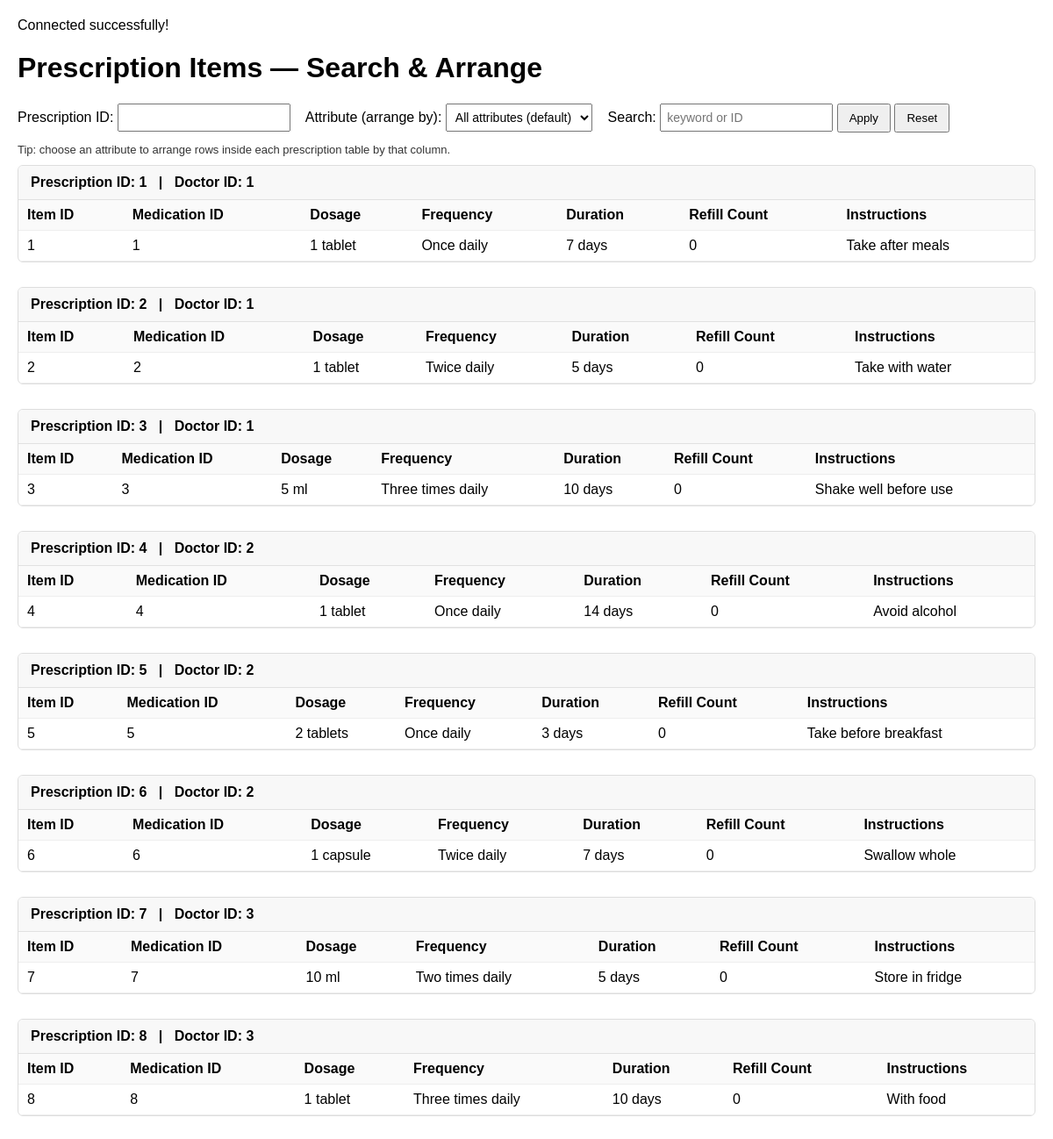
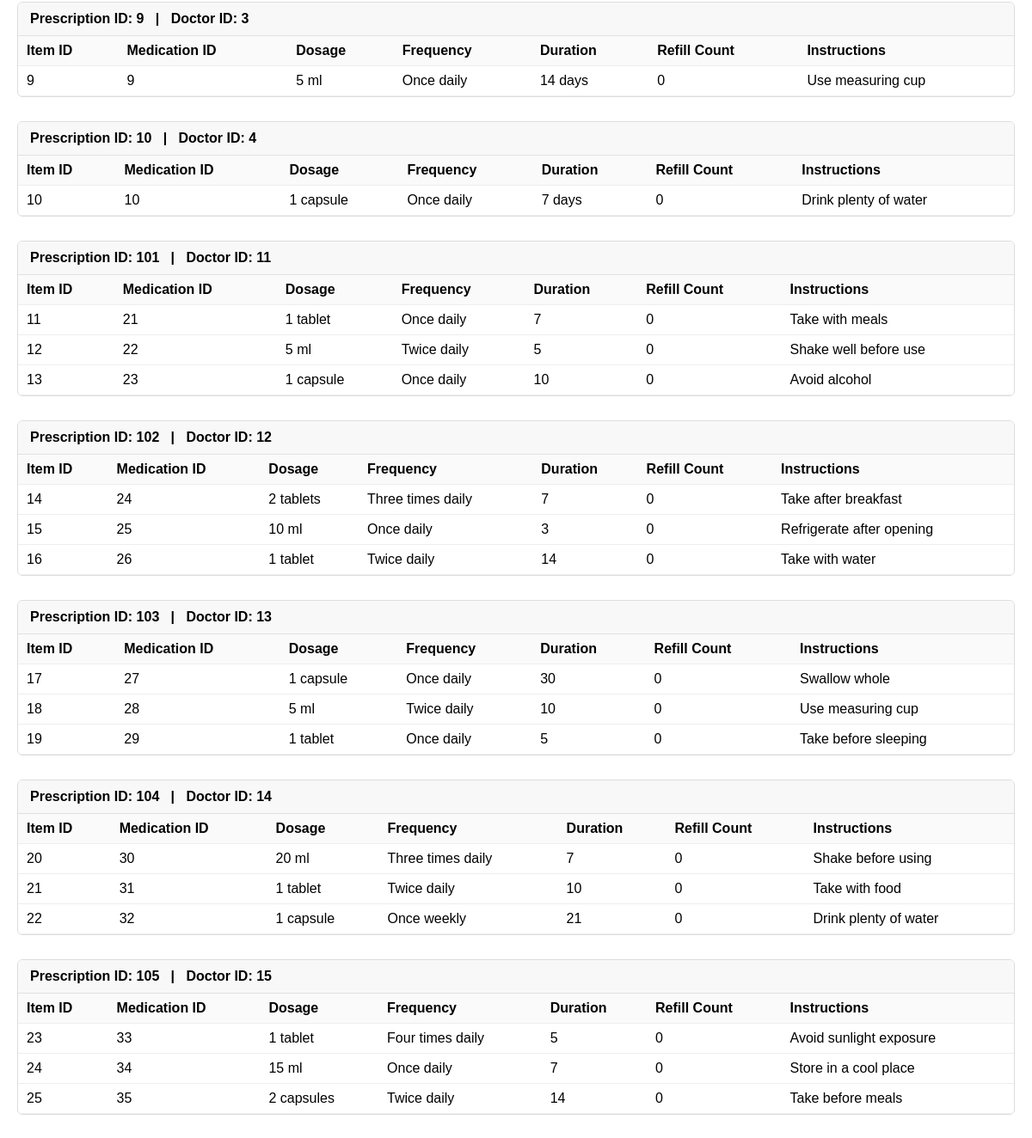
Screenshot of /patient/temp.php with the database file from the repository (2 pictures, top to bottom).
### tables this page shows
CREATE TABLE `prescriptionitem` (
  `doctorID` int(11) NOT NULL,
  `prescriptionItemID` int(11) NOT NULL,
  `prescriptionID` int(11) NOT NULL,
  `medicationID` int(11) NOT NULL,
  `dosage` text NOT NULL,
  `frequency` text NOT NULL,
  `duration` text NOT NULL,
  `refill_count` int(11) NOT NULL,
  `instructions` text NOT NULL
);

### patient/temp.php (the view, shortened to what this page needs)
<?php
require_once __DIR__ . '/../includes/db_connect.php';
$prescriptionID = null;
if ($_SERVER['REQUEST_METHOD'] === 'POST') {
    $prescriptionID = isset($_POST['prescriptionID']) && $_POST['prescriptionID'] !== '' ? intval($_POST['prescriptionID']) : null;
    $q = isset($_POST['q']) ? trim($_POST['q']) : '';
    $attr = isset($_POST['attr']) ? $_POST['attr'] : 'all';
} else {
    $prescriptionID = isset($_GET['prescriptionID']) && $_GET['prescriptionID'] !== '' ? intval($_GET['prescriptionID']) : null;
    $q = isset($_GET['q']) ? trim($_GET['q']) : '';
    $attr = isset($_GET['attr']) ? $_GET['attr'] : 'all';
}
$select = "doctorID, prescriptionItemID, prescriptionID, medicationID, dosage, frequency, duration, refill_count, instructions";
$sql = "SELECT $select FROM prescriptionitem";
$orderClause = '';
if ($attr !== 'all') {
    $orderByColumn = $attr;
    if (in_array($orderByColumn, ['dosage', 'frequency', 'duration', 'refill_count', 'instructions'])) {
        $orderClause = "ORDER BY prescriptionID ASC, $orderByColumn COLLATE utf8mb4_general_ci ASC, prescriptionItemID ASC";
    } else {
        $orderClause = "ORDER BY prescriptionID ASC, $orderByColumn ASC, prescriptionItemID ASC";
    }
} else {
    $orderClause = "ORDER BY prescriptionID ASC, prescriptionItemID ASC";
}
$sql .= ' ' . $orderClause;
$stmt = $conn->prepare($sql);
if (!$stmt->execute()) {
    die("Execute failed: " . htmlspecialchars($stmt->error));
}
$result = $stmt->get_result();
?>
<!doctype html>
<html lang="en">
<head>
</head>
<body>
<h1>Prescription Items — Search & Arrange</h1>
<form method="POST" class="controls">
    <label for="prescriptionID">Prescription ID:</label>
    <input type="number" name="prescriptionID" id="prescriptionID" value="<?php echo htmlspecialchars($prescriptionID ?? '') ?>" min="1">
    <label for="attr">Attribute (arrange by):</label>
    <select name="attr" id="attr">
        <option value="all"<?php echo ($attr === 'all') ? ' selected' : '' ?>>All attributes (default)</option>
    </select>
    <label for="q">Search:</label>
    <input type="text" name="q" id="q" placeholder="keyword or ID" value="<?php echo htmlspecialchars($q) ?>">
    <button type="submit">Apply</button>
    <button type="button" onclick="document.getElementById('resetForm').submit();">Reset</button>
</form>
<div class="note">
    Tip: choose an attribute to arrange rows inside each prescription table by that column.
</div>
<?php
$currentPrescription = null;
while ($row = $result->fetch_assoc()) {
    $doctorID = $row['doctorID'];
    $prescriptionItemID = $row['prescriptionItemID'];
    $prescriptionID = $row['prescriptionID'];
    $medicationID = $row['medicationID'];
    $dosage = $row['dosage'];
    $frequency = $row['frequency'];
    $duration = $row['duration'];
    $refill_count = $row['refill_count'];
    $instructions = $row['instructions'];
    if ($currentPrescription !== $prescriptionID) {
        if ($currentPrescription !== null) {
            echo "</tbody></table></div>\n";
        }
        $currentPrescription = $prescriptionID;
        echo '<div class="prescription">';
        echo '<h2>Prescription ID: ' . htmlspecialchars($prescriptionID) . ' &nbsp; | &nbsp; Doctor ID: ' . htmlspecialchars($doctorID) . '</h2>';
        echo '<table><thead><tr>
                <th>Item ID</th>
                <th>Medication ID</th>
                <th>Dosage</th>
                <th>Frequency</th>
                <th>Duration</th>
                <th>Refill Count</th>
                <th>Instructions</th>
              </tr></thead><tbody>';
    }
    echo '<tr>';
    echo '<td>' . htmlspecialchars($prescriptionItemID) . '</td>';
    echo '<td>' . htmlspecialchars($medicationID) . '</td>';
    echo '<td>' . htmlspecialchars($dosage) . '</td>';
    echo '<td>' . htmlspecialchars($frequency) . '</td>';
    echo '<td>' . htmlspecialchars($duration) . '</td>';
    echo '<td>' . htmlspecialchars($refill_count) . '</td>';
    echo '<td>' . nl2br(htmlspecialchars($instructions)) . '</td>';
    echo '</tr>';
}
if ($currentPrescription !== null) {
    echo "</tbody></table></div>\n";
}
?>
</body>
</html>

### patient/temp.php (style rules this page uses)
body { font-family: Arial, sans-serif; margin: 20px; }
form { margin-bottom: 16px; }
input[type="text"], input[type="number"], select { padding: 6px; font-size: 14px; }
button { padding: 7px 12px; }
.prescription { margin-bottom: 28px; border: 1px solid #ddd; border-radius: 6px; overflow: hidden; }
.prescription h2 { margin: 0; padding: 10px 14px; background:#f8f8f8; border-bottom:1px solid #e1e1e1; font-size:16px; }
table { width:100%; border-collapse: collapse; }
th, td { padding: 8px 10px; border-bottom: 1px solid #eee; text-align: left; }
th { background: #fafafa; font-weight: 600; }
.controls { margin-bottom: 12px; }
.note { font-size: 13px; color:#333; margin-bottom:10px; }

### rows the page displays
prescriptionitem: prescriptionID "1", doctorID "1", prescriptionItemID "1", medicationID "1", dosage "1 tablet", frequency "Once daily", duration "7 days", refill_count "0", instructions "Take after meals"
prescriptionitem: prescriptionID "2", doctorID "1", prescriptionItemID "2", medicationID "2", dosage "1 tablet", frequency "Twice daily", duration "5 days", refill_count "0", instructions "Take with water"
prescriptionitem: prescriptionID "3", doctorID "1", prescriptionItemID "3", medicationID "3", dosage "5 ml", frequency "Three times daily", duration "10 days", refill_count "0", instructions "Shake well before use"
prescriptionitem: prescriptionID "4", doctorID "2", prescriptionItemID "4", medicationID "4", dosage "1 tablet", frequency "Once daily", duration "14 days", refill_count "0", instructions "Avoid alcohol"
prescriptionitem: prescriptionID "5", doctorID "2", prescriptionItemID "5", medicationID "5", dosage "2 tablets", frequency "Once daily", duration "3 days", refill_count "0", instructions "Take before breakfast"
prescriptionitem: prescriptionID "6", doctorID "2", prescriptionItemID "6", medicationID "6", dosage "1 capsule", frequency "Twice daily", duration "7 days", refill_count "0", instructions "Swallow whole"
prescriptionitem: prescriptionID "7", doctorID "3", prescriptionItemID "7", medicationID "7", dosage "10 ml", frequency "Two times daily", duration "5 days", refill_count "0", instructions "Store in fridge"
prescriptionitem: prescriptionID "8", doctorID "3", prescriptionItemID "8", medicationID "8", dosage "1 tablet", frequency "Three times daily", duration "10 days", refill_count "0", instructions "With food"
prescriptionitem: prescriptionID "9", doctorID "3", prescriptionItemID "9", medicationID "9", dosage "5 ml", frequency "Once daily", duration "14 days", refill_count "0", instructions "Use measuring cup"
prescriptionitem: prescriptionID "10", doctorID "4", prescriptionItemID "10", medicationID "10", dosage "1 capsule", frequency "Once daily", duration "7 days", refill_count "0", instructions "Drink plenty of water"
prescriptionitem: prescriptionID "101", doctorID "11", prescriptionItemID "11", medicationID "21", dosage "1 tablet", frequency "Once daily", duration "7", refill_count "0", instructions "Take with meals"
prescriptionitem: prescriptionItemID "12", medicationID "22", dosage "5 ml", frequency "Twice daily", duration "5", refill_count "0", instructions "Shake well before use"
prescriptionitem: prescriptionItemID "13", medicationID "23", dosage "1 capsule", frequency "Once daily", duration "10", refill_count "0", instructions "Avoid alcohol"
prescriptionitem: prescriptionID "102", doctorID "12", prescriptionItemID "14", medicationID "24", dosage "2 tablets", frequency "Three times daily", duration "7", refill_count "0", instructions "Take after breakfast"
prescriptionitem: prescriptionItemID "15", medicationID "25", dosage "10 ml", frequency "Once daily", duration "3", refill_count "0", instructions "Refrigerate after opening"
prescriptionitem: prescriptionItemID "16", medicationID "26", dosage "1 tablet", frequency "Twice daily", duration "14", refill_count "0", instructions "Take with water"
prescriptionitem: prescriptionID "103", doctorID "13", prescriptionItemID "17", medicationID "27", dosage "1 capsule", frequency "Once daily", duration "30", refill_count "0", instructions "Swallow whole"
prescriptionitem: prescriptionItemID "18", medicationID "28", dosage "5 ml", frequency "Twice daily", duration "10", refill_count "0", instructions "Use measuring cup"
prescriptionitem: prescriptionItemID "19", medicationID "29", dosage "1 tablet", frequency "Once daily", duration "5", refill_count "0", instructions "Take before sleeping"
prescriptionitem: prescriptionID "104", doctorID "14", prescriptionItemID "20", medicationID "30", dosage "20 ml", frequency "Three times daily", duration "7", refill_count "0", instructions "Shake before using"
prescriptionitem: prescriptionItemID "21", medicationID "31", dosage "1 tablet", frequency "Twice daily", duration "10", refill_count "0", instructions "Take with food"
prescriptionitem: prescriptionItemID "22", medicationID "32", dosage "1 capsule", frequency "Once weekly", duration "21", refill_count "0", instructions "Drink plenty of water"
prescriptionitem: prescriptionID "105", doctorID "15", prescriptionItemID "23", medicationID "33", dosage "1 tablet", frequency "Four times daily", duration "5", refill_count "0", instructions "Avoid sunlight exposure"
prescriptionitem: prescriptionItemID "24", medicationID "34", dosage "15 ml", frequency "Once daily", duration "7", refill_count "0", instructions "Store in a cool place"
prescriptionitem: prescriptionItemID "25", medicationID "35", dosage "2 capsules", frequency "Twice daily", duration "14", refill_count "0", instructions "Take before meals"
